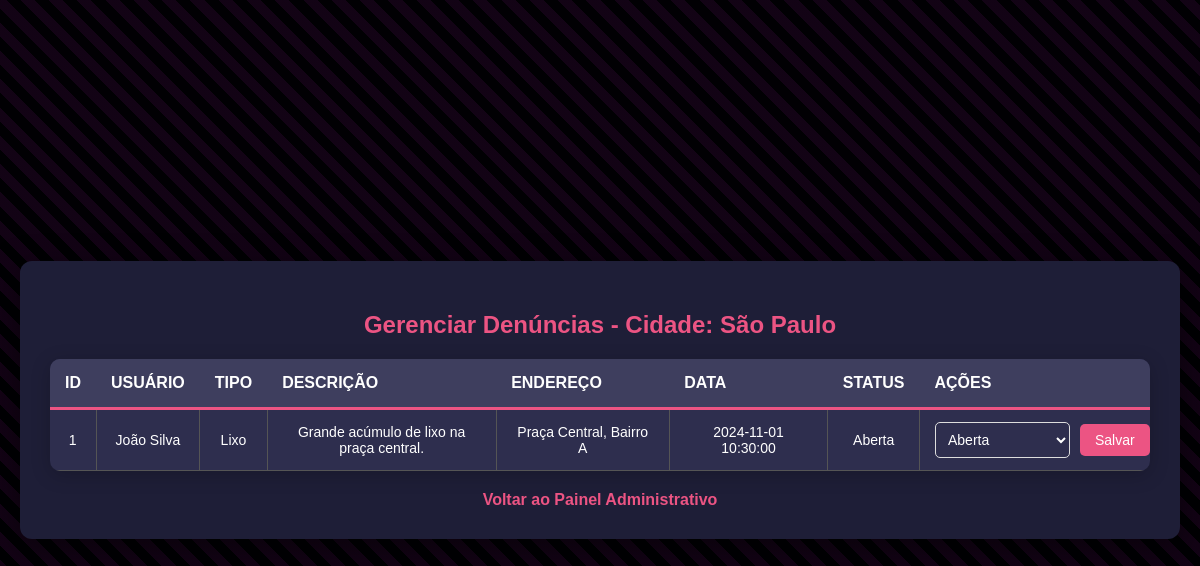
/denuncias.php (signed in), run on the app's committed database.
### tables this page shows
CREATE TABLE `usuario` (
  `id_usuario` int(11) NOT NULL AUTO_INCREMENT,
  `nome` varchar(100) NOT NULL,
  `email` varchar(100) NOT NULL,
  `cpf` char(11) DEFAULT NULL,
  `nascimento` date DEFAULT NULL,
  `telefone` varchar(15) DEFAULT NULL,
  `senha` varchar(255) NOT NULL,
  `tipo` enum('Administrador','Usuário Comum','Prestador de Serviços') DEFAULT 'Usuário Comum',
  `imagemDocumento` blob NOT NULL,
  `imagemEndereco` blob NOT NULL,
  `cep` char(9) NOT NULL,
  `endereco` varchar(255) NOT NULL,
  `numero` char(6) DEFAULT NULL,
  `complemento` varchar(100) DEFAULT NULL,
  `bairro` varchar(255) NOT NULL,
  `cidade` varchar(255) NOT NULL,
  `status` enum('Ativo','Inativo') DEFAULT 'Ativo',
  `data_criacao` timestamp NOT NULL DEFAULT current_timestamp(),
  PRIMARY KEY (`id_usuario`),
  UNIQUE KEY `email` (`email`),
  UNIQUE KEY `cpf` (`cpf`)
);

CREATE TABLE `denuncias` (
  `id_denuncia` int(11) NOT NULL AUTO_INCREMENT,
  `id_usuario` int(11) DEFAULT NULL,
  `tipo_denuncia` enum('Lixo','Barulho','Estrutural','Invasão ou Abandono','Fiscalização','Informações') NOT NULL,
  `descricao` text NOT NULL,
  `foto` blob DEFAULT NULL,
  `video` blob DEFAULT NULL,
  `endereco_denuncia` varchar(300) DEFAULT NULL,
  `dia_hora` datetime DEFAULT NULL,
  `declaracao` tinyint(1) DEFAULT 1,
  `data_criacao` timestamp NOT NULL DEFAULT current_timestamp(),
  `status` enum('Aberta','Em Andamento','Concluída') DEFAULT 'Aberta',
  PRIMARY KEY (`id_denuncia`),
  KEY `id_usuario` (`id_usuario`),
  CONSTRAINT `denuncias_ibfk_1` FOREIGN KEY (`id_usuario`) REFERENCES `usuario` (`id_usuario`)
);

### denuncias.php (the view, shortened to what this page needs)
<?php
require 'conexao.php';
$id_admin = $_SESSION['id_usuario'];
$stmtAdmin = $pdo->prepare("SELECT cidade FROM usuario WHERE id_usuario = :id_admin");
$stmtAdmin->execute(['id_admin' => $id_admin]);
$admin = $stmtAdmin->fetch();
$cidadeAdmin = $admin['cidade'];
$stmtDenuncias = $pdo->prepare("
    SELECT
        d.*, u.nome AS nome_usuario
    FROM denuncias d
    JOIN usuario u ON d.id_usuario = u.id_usuario
    WHERE u.cidade = :cidadeAdmin
");
$stmtDenuncias->execute(['cidadeAdmin' => $cidadeAdmin]);
$denuncias = $stmtDenuncias->fetchAll();
?>
<!DOCTYPE html>
<html lang="pt-BR">
<head>
    <link rel="stylesheet" href="css/denuncias.css">
</head>
<body>
    <div class="form-container">
        <h2>Gerenciar Denúncias - Cidade: <?= htmlspecialchars($cidadeAdmin) ?></h2>
        <table>
            <thead>
                <tr>
                    <th>ID</th>
                    <th>Usuário</th>
                    <th>Tipo</th>
                    <th>Descrição</th>
                    <th>Endereço</th>
                    <th>Data</th>
                    <th>Status</th>
                    <th>Ações</th>
                </tr>
            </thead>
            <tbody>
                <?php foreach ($denuncias as $denuncia): ?>
                    <tr>
                        <td><?= htmlspecialchars($denuncia['id_denuncia']) ?></td>
                        <td><?= htmlspecialchars($denuncia['nome_usuario']) ?></td>
                        <td><?= htmlspecialchars($denuncia['tipo_denuncia']) ?></td>
                        <td><?= htmlspecialchars($denuncia['descricao']) ?></td>
                        <td><?= htmlspecialchars($denuncia['endereco_denuncia']) ?></td>
                        <td><?= htmlspecialchars($denuncia['dia_hora']) ?></td>
                        <td><?= htmlspecialchars($denuncia['status']) ?></td>
                        <td>
                            <form method="post">
                                <select name="status">
                                    <option <?= $denuncia['status'] === 'Aberta' ? 'selected' : '' ?> value="Aberta">Aberta</option>
                                </select>
                                <button type="submit">Salvar</button>
                            </form>
                        </td>
                    </tr>
                <?php endforeach; ?>
            </tbody>
        </table>
        <div class="back-link">
            <a href="admin.php">Voltar ao Painel Administrativo</a>
        </div>
    </div>
</body>
</html>

### css/denuncias.css (style rules this page uses)
body { font-family: 'Arial', sans-serif; background: repeating-linear-gradient( 45deg, #ec5483, #ec5483 10px, #0a0514 10px, #0a0514 20px ) #0a0514; background-blend-mode: overlay; color: #ffffff; margin: 0; padding: 0; display: flex; justify-content: center; align-items: center; min-height: 100vh; }
.form-container { margin: 20px; background-color: #1e1e37; padding: 30px; border-radius: 12px; box-shadow: 0 8px 30px rgba(0, 0, 0, 0.5); width: 100%; max-width: 900px; text-align: center; }
h2 { font-size: 24px; color: #ec5483; margin-bottom: 20px; }
table { width: 100%; table-layout: auto; border-collapse: collapse; margin-bottom: 20px; background-color: #2e2e4e; border-radius: 10px; overflow: hidden; box-shadow: 0 4px 20px rgba(0, 0, 0, 0.2); }
th { background-color: #3e3e5e; color: #ffffff; text-align: left; padding: 15px; font-size: 16px; text-transform: uppercase; border-bottom: 3px solid #ec5483; }
td { padding: 12px 15px; color: #ffffff; font-size: 14px; border-bottom: 1px solid #555; border-right: 1px solid #555; }
td:last-child, th:last-child { border-right: none; }
td { word-wrap: break-word; max-width: 200px; }
form { display: flex; gap: 10px; align-items: center; }
form select { padding: 8px; font-size: 14px; border-radius: 5px; border: 1px solid #ddd; background-color: #2e2e4e; color: #ffffff; cursor: pointer; }
form button { padding: 8px 15px; font-size: 14px; border-radius: 5px; background-color: #ec5483; color: white; border: none; cursor: pointer; transition: background-color 0.3s, box-shadow 0.3s; }
.form-container { margin: 20px; background-color: #1e1e37; padding: 30px; border-radius: 12px; box-shadow: 0 8px 30px rgba(0, 0, 0, 0.5); width: 100%; max-width: 95%; overflow-x: auto; text-align: center; }
.back-link { margin-top: 20px; font-size: 16px; }
.back-link a { text-decoration: none; color: #ec5483; font-weight: bold; }

### data on the page
usuario: cidade "São Paulo"
denuncias: id_denuncia "1", id_usuario.nome "João Silva", tipo_denuncia "Lixo", descricao "Grande acúmulo de lixo na praça central.", endereco_denuncia "Praça Central, Bairro A", dia_hora "2024-11-01 10:30:00", status "Aberta"
